Frame 1 (no input): blank canvas, image omitted
Frame 60 (the mouse pressed at the canvas centre just before this capture): blank canvas, image omitted
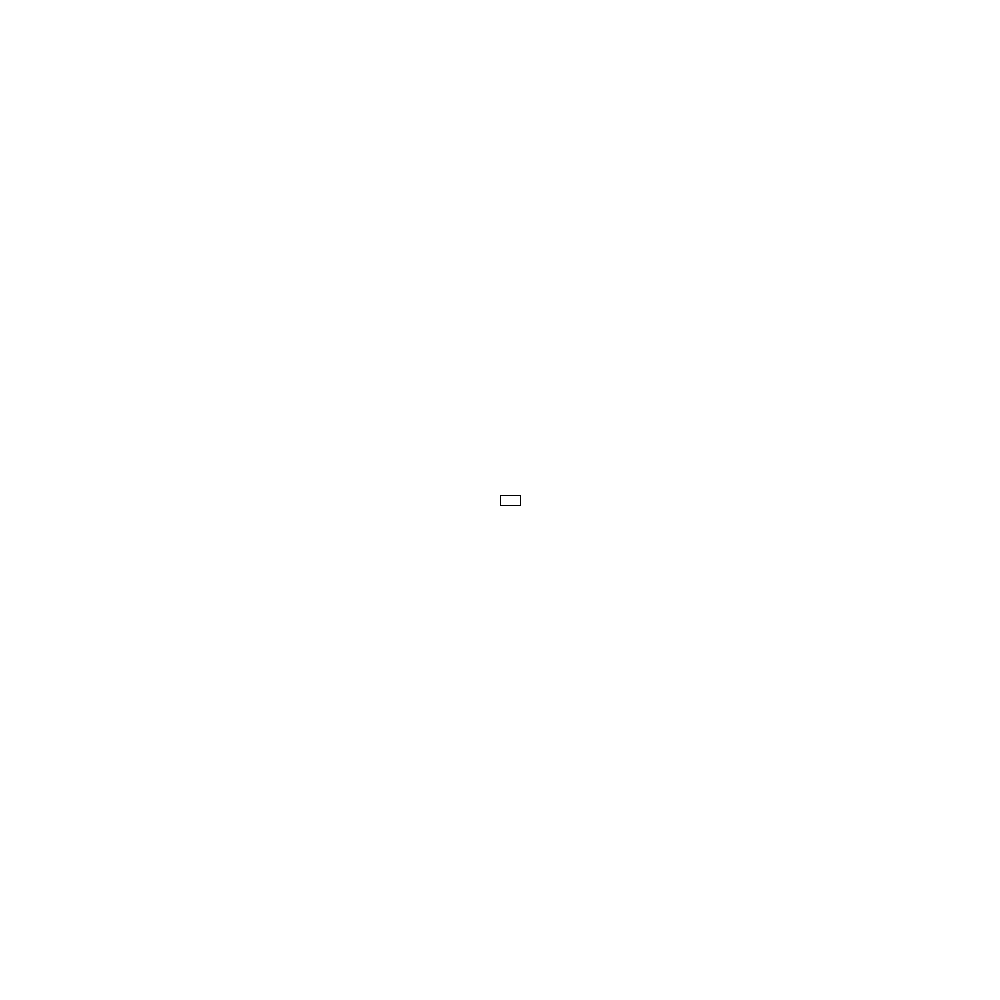
Frame 120 (the mouse held since frame 60 and released just before this capture)

The Processing sketch whose frames 1 and 60 were blank and that drew this single picture after the mouse press (run headless with seeded random() and noise(); from frame 60 on, the mouse is pressed at the canvas centre):

// Processing sketch: tests
// ── tests.pde
PShape group;

void setup() {
  size(1000,1000);
  // Make a group PShape
    PShape bull = createShape();
    bull.beginShape();
    bull.vertex(0,0); 
    bull.vertex(0,-5);
    bull.vertex(20,-5);
    bull.vertex(20, 5);
    bull.vertex(0,5);
    bull.endShape(CLOSE);
    group = bull;
    //group.scale(1,-1);
    //group.rotate(3*PI/4);
}

void draw() {
  background(255);
  translate(mouseX, mouseY);
  fill(0);
  //group.rotate(.1);
  shape(group);
}
